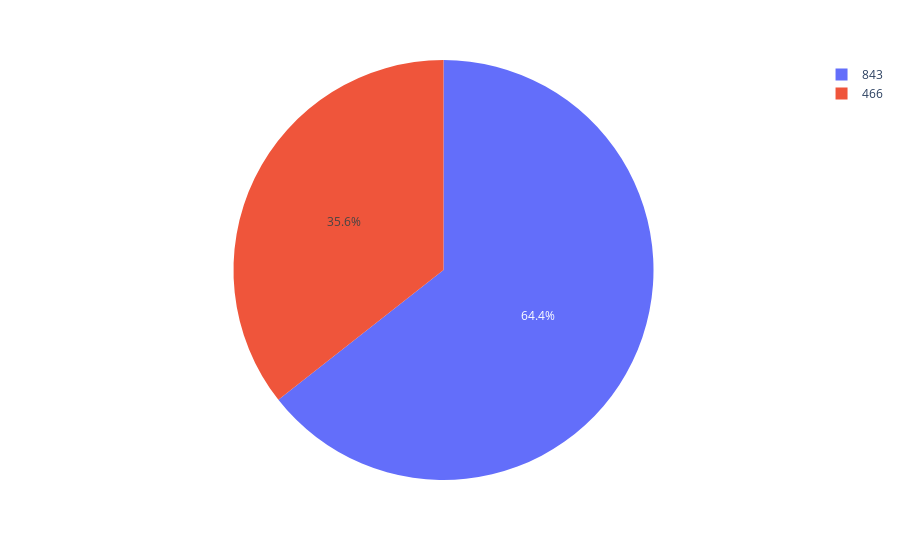

The notebook cell saved with this chart:
### Code cell
import plotly.express as px
sex = titanic['sex'].value_counts()
fig = px.pie(sex, values='sex',names='sex')
fig.show()

### Figure 1 — Plotly figure (JSON) as saved in the notebook; plotly's stock layout.template omitted (floating-point values rounded to 4 significant figures)
{"data": [{"domain": {"x": [0, 1], "y": [0, 1]}, "hovertemplate": "sex=%{value}<extra></extra>", "labels": [843, 466], "legendgroup": "", "name": "", "showlegend": true, "type": "pie", "values": [843, 466]}], "layout": {"legend": {"tracegroupgap": 0}, "margin": {"t": 60}}}
